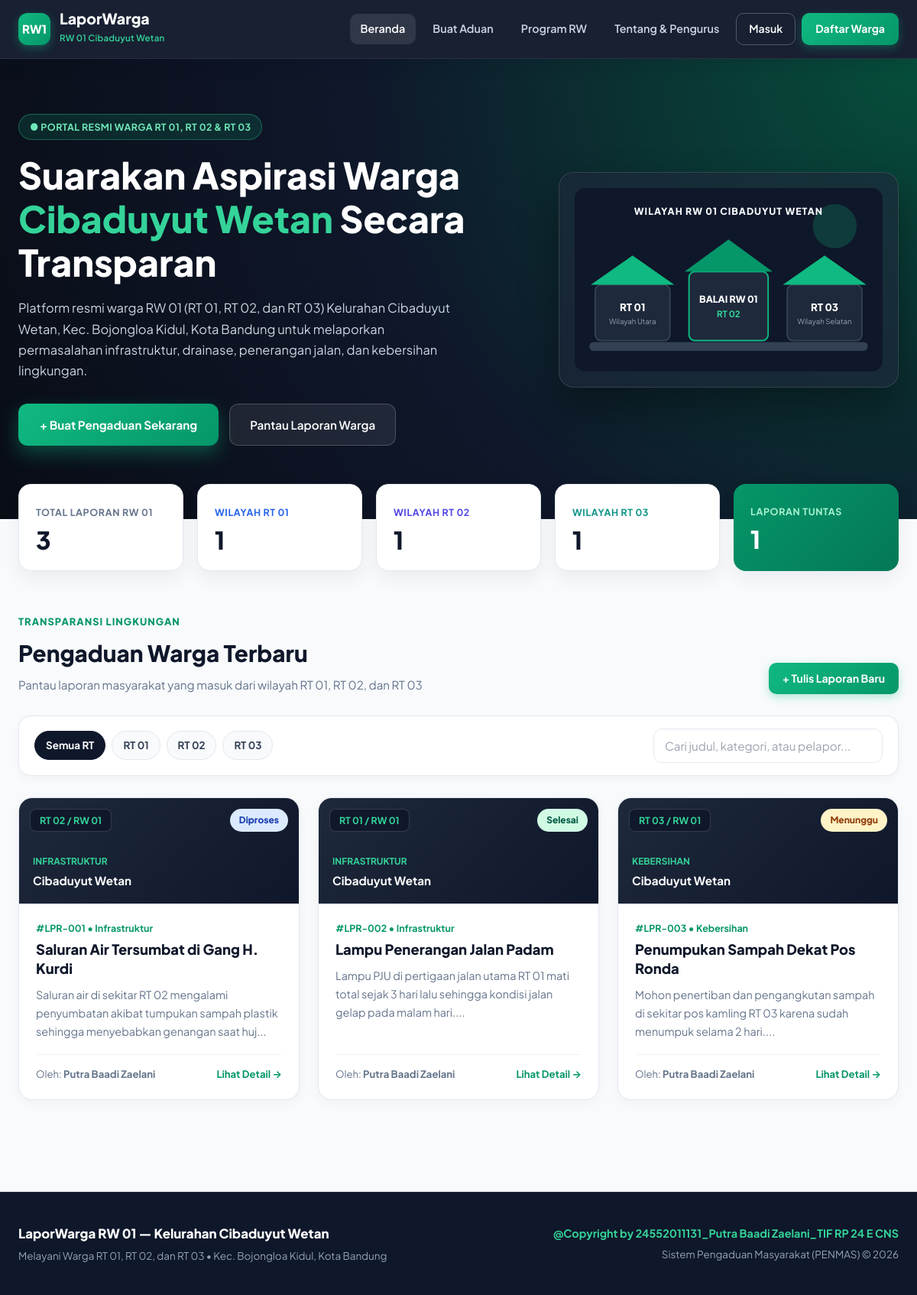
/project-1-website/index.php, run on the app's committed database.
### tables this page shows
CREATE TABLE IF NOT EXISTS laporan (
    id INT AUTO_INCREMENT PRIMARY KEY,
    user_id INT NOT NULL,
    judul VARCHAR(150) NOT NULL,
    kategori ENUM('Infrastruktur', 'Kebersihan', 'Keamanan', 'Sosial', 'Lainnya') NOT NULL,
    rt ENUM('01', '02', '03') NOT NULL,
    deskripsi TEXT NOT NULL,
    status ENUM('Menunggu', 'Diproses', 'Selesai') NOT NULL DEFAULT 'Menunggu',
    created_at TIMESTAMP DEFAULT CURRENT_TIMESTAMP,
    CONSTRAINT fk_laporan_user
        FOREIGN KEY (user_id) REFERENCES users(id) ON DELETE CASCADE
);

CREATE TABLE IF NOT EXISTS users (
    id INT AUTO_INCREMENT PRIMARY KEY,
    nama VARCHAR(100) NOT NULL,
    email VARCHAR(100) NOT NULL UNIQUE,
    password VARCHAR(255) NOT NULL,
    rt ENUM('01', '02', '03') NOT NULL DEFAULT '01',
    role ENUM('warga', 'admin') NOT NULL DEFAULT 'warga',
    created_at TIMESTAMP DEFAULT CURRENT_TIMESTAMP
);

### project-1-website/index.php (the view, shortened to what this page needs)
<?php
require_once "config/database.php";
include "includes/header.php";
$totalAll = $conn->query("SELECT COUNT(*) AS c FROM laporan")->fetch_assoc()["c"] ?? 0;
$totalRt1 = $conn->query("SELECT COUNT(*) AS c FROM laporan WHERE rt='01'")->fetch_assoc()["c"] ?? 0;
$totalRt2 = $conn->query("SELECT COUNT(*) AS c FROM laporan WHERE rt='02'")->fetch_assoc()["c"] ?? 0;
$totalRt3 = $conn->query("SELECT COUNT(*) AS c FROM laporan WHERE rt='03'")->fetch_assoc()["c"] ?? 0;
$totalSelesai = $conn->query("SELECT COUNT(*) AS c FROM laporan WHERE status='Selesai'")->fetch_assoc()["c"] ?? 0;
$filterRt = $_GET["rt"] ?? "";
if (in_array($filterRt, ["01", "02", "03"], true)) {
    $stmt = $conn->prepare("SELECT laporan.*, users.nama
                            FROM laporan
                            JOIN users ON laporan.user_id = users.id
                            WHERE laporan.rt = ?
                            ORDER BY laporan.created_at DESC");
    $stmt->bind_param("s", $filterRt);
    $stmt->execute();
    $result = $stmt->get_result();
} else {
    $filterRt = "";
    $query = "SELECT laporan.*, users.nama
              FROM laporan
              JOIN users ON laporan.user_id = users.id
              ORDER BY laporan.created_at DESC
              LIMIT 12";
    $result = $conn->query($query);
}
?>
<section class="hero-banner">
    <div class="hero-inner">
        <div>
            <span class="hero-pill">● PORTAL RESMI WARGA RT 01, RT 02 & RT 03</span>
            <h1 class="hero-title">
                Suarakan Aspirasi Warga <span>Cibaduyut Wetan</span> Secara Transparan
            </h1>
            <p class="hero-desc">
                Platform resmi warga RW 01 (RT 01, RT 02, dan RT 03) Kelurahan Cibaduyut Wetan, Kec. Bojongloa Kidul, Kota Bandung untuk melaporkan permasalahan infrastruktur, drainase, penerangan jalan, dan kebersihan lingkungan.
            </p>
            <div class="hero-actions">
                <a href="pengaduan.php" class="btn-hero-main">+ Buat Pengaduan Sekarang</a>
                <a href="#laporan-terbaru" class="btn-hero-sec">Pantau Laporan Warga</a>
            </div>
        </div>
        <div class="hero-illustration-card">
            <svg viewBox="0 0 420 250" style="width:100%; height:auto; display:block;" xmlns="http://www.w3.org/2000/svg">
                <text x="210" y="36" fill="#f8fafc" font-size="13" font-weight="800" text-anchor="middle" letter-spacing="1">WILAYAH RW 01 CIBADUYUT WETAN</text>
                <text x="79" y="168" fill="#ffffff" font-size="14" font-weight="800" text-anchor="middle">RT 01</text>
                <text x="79" y="186" fill="#94a3b8" font-size="10" text-anchor="middle">Wilayah Utara</text>
                <text x="210" y="156" fill="#ffffff" font-size="13" font-weight="800" text-anchor="middle">BALAI RW 01</text>
                <text x="210" y="176" fill="#34d399" font-size="12" font-weight="700" text-anchor="middle">RT 02</text>
                <text x="341" y="168" fill="#ffffff" font-size="14" font-weight="800" text-anchor="middle">RT 03</text>
                <text x="341" y="186" fill="#94a3b8" font-size="10" text-anchor="middle">Wilayah Selatan</text>
            </svg>
        </div>
    </div>
</section>
<div class="stats-wrapper">
    <div class="stats-grid">
        <div class="stat-card">
            <span class="stat-label">Total Laporan RW 01</span>
            <div class="stat-value"><?= (int)$totalAll ?></div>
        </div>
        <div class="stat-card">
            <span class="stat-label" style="color:#2563eb;">Wilayah RT 01</span>
            <div class="stat-value"><?= (int)$totalRt1 ?></div>
        </div>
        <div class="stat-card">
            <span class="stat-label" style="color:#4f46e5;">Wilayah RT 02</span>
            <div class="stat-value"><?= (int)$totalRt2 ?></div>
        </div>
        <div class="stat-card">
            <span class="stat-label" style="color:#0d9488;">Wilayah RT 03</span>
            <div class="stat-value"><?= (int)$totalRt3 ?></div>
        </div>
        <div class="stat-card highlight">
            <span class="stat-label">Laporan Tuntas</span>
            <div class="stat-value"><?= (int)$totalSelesai ?></div>
        </div>
    </div>
</div>
<section id="laporan-terbaru" class="container-main">
    <div class="section-header">
        <div>
            <span class="section-kicker">Transparansi Lingkungan</span>
            <h2 class="section-title">Pengaduan Warga Terbaru</h2>
            <p class="section-subtitle">Pantau laporan masyarakat yang masuk dari wilayah RT 01, RT 02, dan RT 03</p>
        </div>
        <a href="pengaduan.php" class="btn-nav-primary">+ Tulis Laporan Baru</a>
    </div>
    <div class="filter-toolbar">
        <div class="filter-pills">
            <a href="index.php#laporan-terbaru" class="filter-pill <?= $filterRt === '' ? 'active' : '' ?>">Semua RT</a>
            <a href="index.php?rt=01#laporan-terbaru" class="filter-pill <?= $filterRt === '01' ? 'active' : '' ?>">RT 01</a>
            <a href="index.php?rt=02#laporan-terbaru" class="filter-pill <?= $filterRt === '02' ? 'active' : '' ?>">RT 02</a>
            <a href="index.php?rt=03#laporan-terbaru" class="filter-pill <?= $filterRt === '03' ? 'active' : '' ?>">RT 03</a>
        </div>
        <input type="text" id="pencarian" placeholder="Cari judul, kategori, atau pelapor..." class="form-control" style="max-width:300px; padding:9px 14px;">
    </div>
    <?php if ($result && $result->num_rows > 0): ?>
        <div class="cards-grid">
            <?php while ($laporan = $result->fetch_assoc()):
                $statusClass = "status-menunggu";
                if ($laporan["status"] === "Diproses") $statusClass = "status-diproses";
                if ($laporan["status"] === "Selesai") $statusClass = "status-selesai";
            ?>
                <article data-laporan-card class="report-card">
                    <div class="report-banner">
                        <span class="badge-rt">RT <?= htmlspecialchars($laporan["rt"]) ?> / RW 01</span>
                        <span class="badge-status <?= $statusClass ?>"><?= htmlspecialchars($laporan["status"]) ?></span>
                        <span style="font-size:0.75rem; color:#34d399; font-weight:700; text-transform:uppercase;">
                            <?= htmlspecialchars($laporan["kategori"]) ?>
                        </span>
                        <strong style="font-size:0.95rem; margin-top:2px;">Cibaduyut Wetan</strong>
                    </div>
                    <div class="report-body">
                        <div class="report-cat">#LPR-00<?= (int)$laporan["id"] ?> • <?= htmlspecialchars($laporan["kategori"]) ?></div>
                        <h3 class="report-title"><?= htmlspecialchars($laporan["judul"]) ?></h3>
                        <p class="report-desc"><?= htmlspecialchars(substr($laporan["deskripsi"], 0, 120)) ?>...</p>
                        <div class="report-footer">
                            <span>Oleh: <strong><?= htmlspecialchars($laporan["nama"]) ?></strong></span>
                            <a href="detail.php?id=<?= (int)$laporan["id"] ?>" class="link-detail">Lihat Detail &rarr;</a>
                        </div>
                    </div>
                </article>
            <?php endwhile; ?>
        </div>
    <?php endif; ?>
</section>
<?php include "includes/footer.php"; ?>

### project-1-website/includes/header.php (shortened to what this page needs)
<!DOCTYPE html>
<html lang="id">
<head>
    <link rel="stylesheet" href="https://cdn.jsdelivr.net/npm/tailwindcss@2.2.19/dist/tailwind.min.css">
    <link rel="stylesheet" href="assets/css/style.css?v=<?= time() ?>">
</head>
<body>
    <?php include __DIR__ . "/navbar.php"; ?>
    <main>

### project-1-website/includes/navbar.php
<?php
$curr = basename($_SERVER['PHP_SELF']);
?>
<nav class="navbar-modern">
    <div class="navbar-container">
        <a href="index.php" class="brand-logo">
            <div class="brand-badge">RW1</div>
            <div>
                <span class="brand-title">LaporWarga</span>
                <span class="brand-sub">RW 01 Cibaduyut Wetan</span>
            </div>
        </a>
        <div class="nav-links">
            <a href="index.php" class="nav-item <?= $curr == 'index.php' ? 'active' : '' ?>">Beranda</a>
            <a href="pengaduan.php" class="nav-item <?= $curr == 'pengaduan.php' ? 'active' : '' ?>">Buat Aduan</a>
            <a href="program.php" class="nav-item <?= $curr == 'program.php' ? 'active' : '' ?>">Program RW</a>
            <a href="tentang.php" class="nav-item <?= $curr == 'tentang.php' ? 'active' : '' ?>">Tentang & Pengurus</a>
            <?php if (isset($_SESSION["user_id"])): ?>
                <a href="dashboard.php" class="btn-nav-primary">
                    <?= ($_SESSION["role"] ?? "") === "admin" ? "Panel Ketua RW" : "Dashboard" ?>
                </a>
                <a href="logout.php" onclick="return confirm('Yakin ingin keluar dari akun?')" class="btn-nav-danger">Keluar</a>
            <?php else: ?>
                <a href="login.php" class="btn-nav-outline">Masuk</a>
                <a href="register.php" class="btn-nav-primary">Daftar Warga</a>
            <?php endif; ?>
        </div>
    </div>
</nav>

### project-1-website/includes/footer.php (shortened to what this page needs)
    </main>
    <footer class="footer-modern">
        <div class="footer-inner">
            <div>
                <p class="footer-title">LaporWarga RW 01 — Kelurahan Cibaduyut Wetan</p>
                <p class="footer-copy">Melayani Warga RT 01, RT 02, dan RT 03 • Kec. Bojongloa Kidul, Kota Bandung</p>
            </div>
            <div style="text-align: right;">
                <p style="color: #34d399; font-weight: 700; font-size: 0.9rem;">@Copyright by 24552011131_Putra Baadi Zaelani_TIF RP 24 E CNS</p>
                <p class="footer-copy">Sistem Pengaduan Masyarakat (PENMAS) &copy; <?= date('Y') ?></p>
            </div>
        </div>
    </footer>
</body>
</html>

### data on the page
laporan: rt "02", status "Diproses", kategori "INFRASTRUKTUR", id "1", kategori "Infrastruktur", judul "Saluran Air Tersumbat di Gang H. Kurdi", deskripsi "Saluran air di sekitar RT 02 mengalami penyumbatan akibat tumpukan sampah plastik sehingga menyebabkan genangan saat huj", user.nama "Putra Baadi Zaelani"
laporan: rt "01", status "Selesai", kategori "INFRASTRUKTUR", id "2", kategori "Infrastruktur", judul "Lampu Penerangan Jalan Padam", deskripsi "Lampu PJU di pertigaan jalan utama RT 01 mati total sejak 3 hari lalu sehingga kondisi jalan gelap pada malam hari.", user.nama "Putra Baadi Zaelani"
laporan: rt "03", status "Menunggu", kategori "KEBERSIHAN", id "3", kategori "Kebersihan", judul "Penumpukan Sampah Dekat Pos Ronda", deskripsi "Mohon penertiban dan pengangkutan sampah di sekitar pos kamling RT 03 karena sudah menumpuk selama 2 hari.", user.nama "Putra Baadi Zaelani"

### other printed values
$totalAll "3"
$totalRt1 "1"
$totalRt2 "1"
$totalRt3 "1"
$totalSelesai "1"
